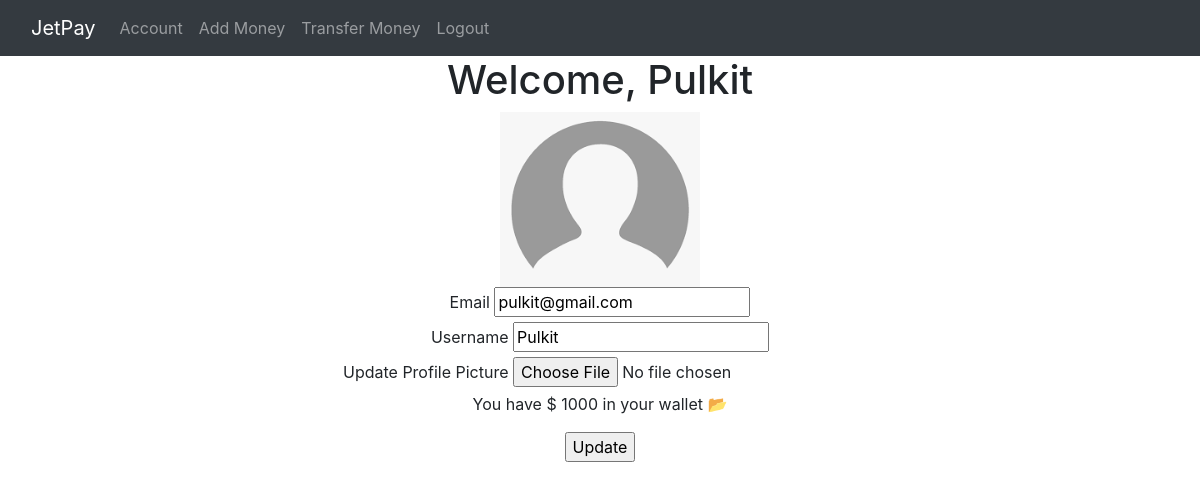
/account (signed in), run on the app's committed database.
### digitalWallet/__init__.py (models this page shows, shortened)
class User(db.Model,UserMixin):
	__tablename__ = 'users'
	id = db.Column(db.Integer,primary_key = True)
	profile_image = db.Column(db.String(20),nullable = False,default = 'default.jpg')
	email = db.Column(db.String(64),unique = True,index = True)
	username = db.Column(db.String(64),unique = True,index = True)
	password_hash = db.Column(db.String(128))
	amount = db.Column(db.Integer,default = 0)

### digitalWallet/__init__.py (the view)
@app.route('/account',methods = ['GET','POST'])
def account():
	form = UpdateUserForm()
	if form.validate_on_submit():
		current_user.username = form.username.data
		current_user.email = form.email.data
		db.session.commit()
		flash('User account updated')
		return redirect(url_for('users.account'))
	elif request.method == 'GET':
		form.username.data = current_user.username
		form.email.data = current_user.email
	print(f"User has {current_user.amount}")
	profile_image = url_for('static',filename = 'profile_pics/' + current_user.profile_image)
	print(f"Path to the profile image : {profile_image} ")
	return render_template('account.html',current_user = current_user,form = form,profile_image = profile_image)

### digitalWallet/__init__.py (shortened to what this page needs)
class UpdateUserForm(FlaskForm):
	email = StringField('Email',validators=[DataRequired(),Email()])
	username = StringField('Username',validators=[DataRequired()])
	picture = FileField('Update Profile Picture',validators= [FileAllowed(['png','jpg'])])
	amount = IntegerField('Updated amount',validators=[DataRequired()])
	submit = SubmitField('Update')

### digitalWallet/__init__.py (called while the page is built)
@login_manager.user_loader
def load_user(user_id):
	return User.query.get(user_id)

### digitalWallet/templates/account.html (shortened to what this page needs)
{% extends 'base.html' %}
{% block content %}
<div align='center'>
	<h1>Welcome, {{current_user.username}}</h1>
	<img src="/static/images/default.png" alt="" width="200">
	<div class="container">
		<form method="POST" action="" enctype="multipart/form-data">
			{{form.email.label}} {{form.email}} <br>
			{{form.username.label}} {{form.username}} <br>
			{{form.picture.label}} {{form.picture}} <br>
			<p>You have $ {{current_user.amount}} in your wallet 📂</p>
			{{form.submit()}}
		</form>
	</div>
</div>
{% endblock %}

### digitalWallet/static/stylesheet.css (style rules this page uses)
body { overflow-x: hidden; }

### data on the page
User: username "Pulkit", email "pulkit@gmail.com", amount "1000"
